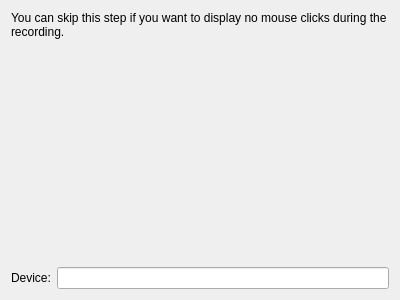
<?xml version="1.0" encoding="UTF-8"?>
<ui version="4.0">
 <class>MouseDevicePage</class>
 <widget class="QWizardPage" name="MouseDevicePage">
  <property name="geometry">
   <rect>
    <x>0</x>
    <y>0</y>
    <width>400</width>
    <height>300</height>
   </rect>
  </property>
  <property name="windowTitle">
   <string notr="true"/>
  </property>
  <property name="title">
   <string>Mouse Device</string>
  </property>
  <property name="subTitle">
   <string notr="true"/>
  </property>
  <attribute name="pageId">
   <string notr="true">1</string>
  </attribute>
  <layout class="QVBoxLayout" name="verticalLayout">
   <item>
    <widget class="QLabel" name="label_2">
     <property name="text">
      <string>You can skip this step if you want to display no mouse clicks during the recording.</string>
     </property>
     <property name="wordWrap">
      <bool>true</bool>
     </property>
    </widget>
   </item>
   <item>
    <widget class="RecordItNow::DeviceSearchWidget" name="searchWidget" native="true">
     <property name="sizePolicy">
      <sizepolicy hsizetype="Expanding" vsizetype="Expanding">
       <horstretch>0</horstretch>
       <verstretch>0</verstretch>
      </sizepolicy>
     </property>
    </widget>
   </item>
   <item>
    <layout class="QFormLayout" name="formLayout_2">
     <item row="0" column="1">
      <widget class="KLineEdit" name="deviceLine">
       <property name="enabled">
        <bool>true</bool>
       </property>
      </widget>
     </item>
     <item row="0" column="0">
      <widget class="QLabel" name="label">
       <property name="text">
        <string>Device:</string>
       </property>
      </widget>
     </item>
    </layout>
   </item>
  </layout>
 </widget>
 <customwidgets>
  <customwidget>
   <class>KLineEdit</class>
   <extends>QLineEdit</extends>
   <header>klineedit.h</header>
  </customwidget>
  <customwidget>
   <class>RecordItNow::DeviceSearchWidget</class>
   <extends>QWidget</extends>
   <header>devicesearchwidget.h</header>
   <container>1</container>
  </customwidget>
 </customwidgets>
 <resources/>
 <connections/>
</ui>
